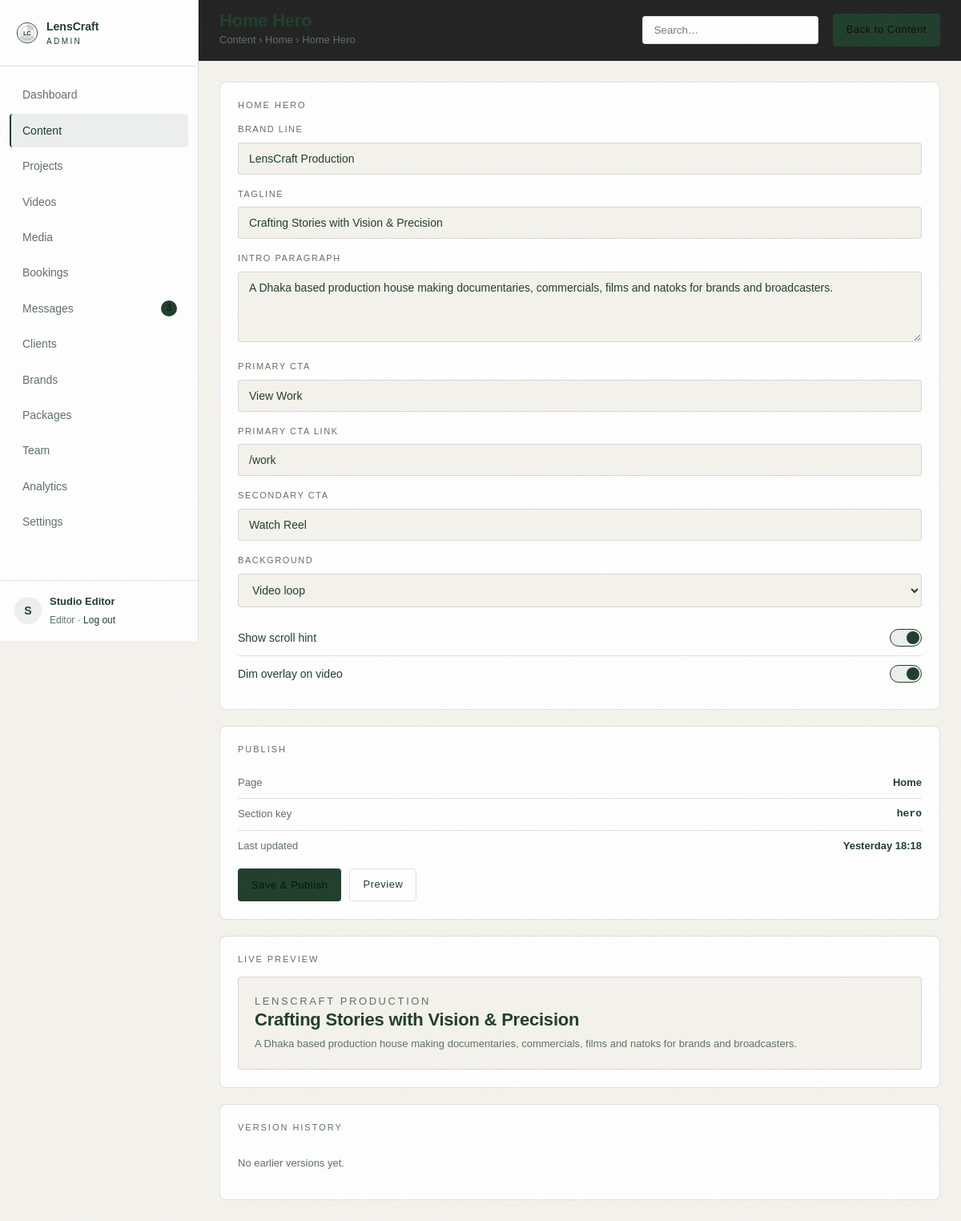
/admin/content/1/edit (signed in), run on the app's committed database.
### tables this page shows
CREATE TABLE IF NOT EXISTS users (
  id            INT UNSIGNED NOT NULL AUTO_INCREMENT,
  name          VARCHAR(120) NOT NULL,
  email         VARCHAR(160) NOT NULL,
  password_hash VARCHAR(255) NOT NULL,
  role          ENUM('owner','editor') NOT NULL DEFAULT 'editor',
  phone         VARCHAR(40)  NULL,
  last_login_at DATETIME     NULL,
  created_at    DATETIME     NOT NULL DEFAULT CURRENT_TIMESTAMP,
  PRIMARY KEY (id),
  UNIQUE KEY uniq_users_email (email)
);

CREATE TABLE IF NOT EXISTS content_sections (
  id          INT UNSIGNED NOT NULL AUTO_INCREMENT,
  page        VARCHAR(40)  NOT NULL,
  section_key VARCHAR(60)  NOT NULL,
  title       VARCHAR(120) NOT NULL,
  description VARCHAR(255) NULL,
  data        LONGTEXT     NULL,
  updated_by  INT UNSIGNED NULL,
  updated_at  DATETIME     NOT NULL DEFAULT CURRENT_TIMESTAMP,
  PRIMARY KEY (id),
  UNIQUE KEY uniq_section (page, section_key)
);

### app/Controllers/Controller.php (called while the page is built, shortened)
<?php
abstract class Controller
{
    protected function admin(string $template, array $data = []): void
    {
        $data['user'] = Auth::user();
        $data['settings'] = Settings::all();
        render($template, $data, 'admin');
    }
}

### app/Controllers/Admin/ContentController.php (called while the page is built, shortened)
<?php
class ContentController extends Controller
{
    public function edit(string $id): void
    {
        $section = Content::find((int) $id);
        $this->admin('admin.content.edit', [
            'pageTitle'    => $section['title'],
            'pageSubtitle' => 'Content › ' . ucfirst($section['page']) . ' › ' . $section['title'],
            'actionLabel'  => 'Back to Content',
            'actionUrl'    => url('/admin/content'),
            'activeNav'    => 'content',
            'section'      => $section,
            'fields'       => Content::fieldsFor($section),
            'values'       => Content::decode($section['data']),
            'revisions'    => Content::revisions((int) $id),
            'reels'        => Video::filtered('', '', ''),
        ]);
    }
}

### public/index.php (called while the page is built, shortened)
<?php
require __DIR__ . '/../app/bootstrap.php';
$router = new Router();
$path = parse_url($_SERVER['REQUEST_URI'] ?? '/', PHP_URL_PATH) ?: '/';
try {
    $router->dispatch($_SERVER['REQUEST_METHOD'] ?? 'GET', $path);
} catch (Throwable $e) {
    if (config('app_debug')) {
        http_response_code(500);
        echo '<pre style="background:#0B0B0B;color:#F5F5F5;padding:24px;font:13px/1.6 monospace">';
        echo e($e->getMessage()) . "\n\n" . e($e->getTraceAsString());
        echo '</pre>';
        exit;
    }
    error_log($e->getMessage());
    http_response_code(500);
    echo view('site.500', [], 'site');
}

### app/config.php (called while the page is built)
<?php
return array_merge([
    'app_name'    => 'LensCraft Production',
    'app_env'     => 'local',
    'app_debug'   => true,
    'base_url'    => '',
    'db' => [
        'host'    => '127.0.0.1',
        'port'    => 3306,
        'name'    => 'lenscraft',
        'user'    => 'root',
        'pass'    => '',
        'charset' => 'utf8mb4',
    ],
    'uploads' => [
        'video_dir'   => __DIR__ . '/../public/uploads/videos',
        'image_dir'   => __DIR__ . '/../public/uploads/images',
        'thumb_dir'   => __DIR__ . '/../public/uploads/thumbs',
        'temp_dir'    => __DIR__ . '/../storage/temp',
        'max_video'   => 2 * 1024 * 1024 * 1024,
        'max_image'   => 12 * 1024 * 1024,
        'chunk_size'  => 4 * 1024 * 1024,
        'video_types' => ['video/mp4', 'video/quicktime', 'video/x-matroska', 'video/webm'],
        'image_types' => ['image/jpeg', 'image/png', 'image/webp', 'image/gif', 'image/svg+xml'],
        'doc_types'   => ['application/pdf', 'text/plain'],
    ],
    'session_name' => 'lenscraft_admin',
    'timezone'     => 'Asia/Dhaka',
], file_exists(__DIR__ . '/config.local.php') ? require __DIR__ . '/config.local.php' : []);

### app/Support/Database.php (called while the page is built, shortened)
<?php
class Database
{
    private static ?PDO $pdo = null;
    public static function pdo(): PDO
    {
        if (self::$pdo instanceof PDO) {
            return self::$pdo;
        }
        $cfg = config('db');
        $dsn = sprintf('mysql:host=%s;port=%d;dbname=%s;charset=%s', $cfg['host'], $cfg['port'], $cfg['name'], $cfg['charset']);
        try {
            self::$pdo = new PDO($dsn, $cfg['user'], $cfg['pass'], [
                PDO::ATTR_ERRMODE            => PDO::ERRMODE_EXCEPTION,
                PDO::ATTR_DEFAULT_FETCH_MODE => PDO::FETCH_ASSOC,
                PDO::ATTR_EMULATE_PREPARES   => false,
            ]);
        } catch (PDOException $e) {
            throw new RuntimeException(
                'Database connection failed. Start MySQL in XAMPP and import database/schema.sql. (' . $e->getMessage() . ')',
                0,
                $e
            );
        }
        return self::$pdo;
    }
    public static function run(string $sql, array $params = []): PDOStatement
    {
        $stmt = self::pdo()->prepare($sql);
        $stmt->execute($params);
        return $stmt;
    }
    public static function first(string $sql, array $params = []): ?array
    {
        $row = self::run($sql, $params)->fetch();
        return $row === false ? null : $row;
    }
    public static function value(string $sql, array $params = [], mixed $default = null): mixed
    {
        $value = self::run($sql, $params)->fetchColumn();
        return $value === false ? $default : $value;
    }
}

### app/Models/Content.php (called while the page is built, shortened)
<?php
class Content
{
    public static function find(int $id): ?array
    {
        return Database::first('SELECT * FROM content_sections WHERE id = ?', [$id]);
    }
}

### app/bootstrap.php (called while the page is built, shortened)
<?php
require __DIR__ . '/helpers.php';
spl_autoload_register(static function (string $class): void {
    $relative = str_replace('\\', DIRECTORY_SEPARATOR, substr($class, 4));
    $file = __DIR__ . DIRECTORY_SEPARATOR . $relative . '.php';
});

### app/Models/Message.php (called while the page is built, shortened)
<?php
class Message
{
    public static function unreadCount(): int
    {
        return (int) Database::value('SELECT COUNT(*) FROM messages WHERE status = "unread"', [], 0);
    }
}

### app/Support/Auth.php (called while the page is built, shortened)
<?php
class Auth
{
    public static function user(): ?array
    {
        static $cached = null;
        if ($cached === null) {
            $cached = Database::first('SELECT * FROM users WHERE id = ? LIMIT 1', [$_SESSION['user_id']]);
        }
        return $cached;
    }
}

### app/Views/admin/content/edit.php (the view, shortened to what this page needs)
<form method="post" action="<?= url('/admin/content/' . $section['id']) ?>" class="cols cols--2-1 form">
    <div class="stack">
        <article class="card">
            <h2 class="card__label"><?= e(strtoupper($section['title'])) ?></h2>
            <?php foreach ($fields as $key => $meta): ?>
                <?php $type = $meta['type'] ?? 'text'; ?>
                <?php if ($type === 'textarea'): ?>
                    <label class="field">
                        <span><?= e($meta['label']) ?></span>
                        <textarea name="<?= e($key) ?>" rows="4"><?= e((string) ($values[$key] ?? '')) ?></textarea>
                    </label>
                <?php elseif ($type === 'select'): ?>
                    <label class="field">
                        <span><?= e($meta['label']) ?></span>
                        <select name="<?= e($key) ?>">
                            <?php foreach (($meta['options'] ?? []) as $optionValue => $optionLabel): ?>
                                <option value="<?= e((string) $optionValue) ?>" <?= ($values[$key] ?? '') === (string) $optionValue ? 'selected' : '' ?>>
                                    <?= e($optionLabel) ?>
                                </option>
                            <?php endforeach; ?>
                        </select>
                    </label>
                <?php elseif ($type === 'toggle'): ?>
                    <label class="switch-row">
                        <span><?= e($meta['label']) ?></span>
                        <span class="switch"><input type="checkbox" name="<?= e($key) ?>" <?= ($values[$key] ?? '0') === '1' ? 'checked' : '' ?>><i></i></span>
                    </label>
                <?php else: ?>
                    <label class="field">
                        <span><?= e($meta['label']) ?></span>
                        <input type="text" name="<?= e($key) ?>" value="<?= e((string) ($values[$key] ?? '')) ?>">
                    </label>
                <?php endif; ?>
            <?php endforeach; ?>
        </article>
    </div>
    <div class="stack">
        <article class="card">
            <h2 class="card__label">PUBLISH</h2>
            <ul class="kv">
                <li><span>Page</span><strong><?= e(ucfirst($section['page'])) ?></strong></li>
                <li><span>Section key</span><strong class="mono"><?= e($section['section_key']) ?></strong></li>
                <li><span>Last updated</span><strong><?= e(time_ago($section['updated_at'])) ?></strong></li>
            </ul>
            <div class="btn-row">
                <button class="btn btn--primary btn--sm" type="submit">Save &amp; Publish</button>
                <a class="btn btn--ghost btn--sm" href="<?= url($section['page'] === 'home' ? '/' : '/' . $section['page']) ?>" target="_blank" rel="noopener">Preview</a>
            </div>
        </article>
        <article class="card">
            <h2 class="card__label">LIVE PREVIEW</h2>
            <div class="preview">
                <p class="preview__eyebrow"><?= e((string) ($values['brand_line'] ?? ucfirst($section['page']))) ?></p>
                <h3><?= e((string) ($values['tagline'] ?? $values['heading'] ?? $section['title'])) ?></h3>
                <p><?= e(excerpt((string) ($values['intro'] ?? $values['subheading'] ?? $values['body'] ?? ''), 160)) ?></p>
            </div>
        </article>
    </div>
</form>
<article class="card">
    <h2 class="card__label">VERSION HISTORY</h2>
    <ul class="section-list">
        <?php if (!$revisions): ?><li class="empty">No earlier versions yet.</li><?php endif; ?>
    </ul>
</article>

### app/Support/Router.php (shortened to what this page needs)
<?php
class Router
{
    private array $routes = ['GET' => [], 'POST' => []];
    private function add(string $method, string $path, callable|string $handler): void
    {
        $params = [];
        $pattern = preg_replace_callback('~\{(\w+)\}~', static function (array $m) use (&$params): string {
            $params[] = $m[1];
            return '([^/]+)';
        }, '/' . trim($path, '/'));
        $this->routes[$method][] = [
            'pattern' => '~^' . rtrim((string) $pattern, '/') . '/?$~',
            'handler' => $handler,
            'params'  => $params,
        ];
    }
    public function dispatch(string $method, string $path): void
    {
        $path = '/' . trim($path, '/');
        $method = $method === 'POST' ? 'POST' : 'GET';
        foreach ($this->routes[$method] as $route) {
            if (preg_match($route['pattern'], $path, $matches)) {
                array_shift($matches);
                $this->call($route['handler'], $matches);
                return;
            }
        }
    }
    private function call(callable|string $handler, array $args): void
    {
        if (is_string($handler)) {
            [$class, $method] = explode('@', $handler);
            $controller = new $class();
            $controller->{$method}(...$args);
            return;
        }
    }
}

### app/Views/layouts/admin.php (shortened to what this page needs)
<?php
$user = $user ?? [];
$activeNav = $activeNav ?? '';
$unread = Message::unreadCount();
$navItems = [
    ['key' => 'dashboard', 'label' => 'Dashboard', 'url' => url('/admin')],
    ['key' => 'content',   'label' => 'Content',   'url' => url('/admin/content')],
    ['key' => 'projects',  'label' => 'Projects',  'url' => url('/admin/projects')],
    ['key' => 'videos',    'label' => 'Videos',    'url' => url('/admin/videos')],
    ['key' => 'media',     'label' => 'Media',     'url' => url('/admin/media')],
    ['key' => 'bookings',  'label' => 'Bookings',  'url' => url('/admin/bookings')],
    ['key' => 'messages',  'label' => 'Messages',  'url' => url('/admin/messages'), 'badge' => $unread],
    ['key' => 'clients',   'label' => 'Clients',   'url' => url('/admin/clients')],
    ['key' => 'brands',    'label' => 'Brands',    'url' => url('/admin/brands')],
    ['key' => 'packages',  'label' => 'Packages',  'url' => url('/admin/packages')],
    ['key' => 'team',      'label' => 'Team',      'url' => url('/admin/team')],
    ['key' => 'analytics', 'label' => 'Analytics', 'url' => url('/admin/analytics')],
    ['key' => 'settings',  'label' => 'Settings',  'url' => url('/admin/settings')],
];
?>
<!doctype html>
<html lang="en">
<head>
    <link rel="stylesheet" href="<?= asset('css/site.css') ?>">
    <link rel="stylesheet" href="<?= asset('css/admin.css') ?>">
</head>
<body class="admin">
<aside class="sidebar" id="sidebar">
    <a class="sidebar__brand" href="<?= url('/admin') ?>">
        <img src="<?= asset('img/logo.svg') ?>" alt="" width="28" height="28">
        <span>LensCraft<small>ADMIN</small></span>
    </a>
    <nav class="sidebar__nav">
        <?php foreach ($navItems as $item): ?>
            <a href="<?= $item['url'] ?>" class="<?= $activeNav === $item['key'] ? 'is-active' : '' ?>">
                <?= e($item['label']) ?>
                <?php if (!empty($item['badge'])): ?><i class="dot"><?= (int) $item['badge'] ?></i><?php endif; ?>
            </a>
        <?php endforeach; ?>
    </nav>
    <div class="sidebar__user">
        <span class="avatar"><?= e(mb_substr($user['name'] ?? 'A', 0, 1)) ?></span>
        <div>
            <strong><?= e($user['name'] ?? 'Admin') ?></strong>
            <small><?= e(ucfirst($user['role'] ?? 'editor')) ?> · <a href="<?= url('/admin/logout') ?>">Log out</a></small>
        </div>
    </div>
</aside>
<div class="main">
    <header class="topbar">
        <div class="topbar__title">
            <h1><?= e($pageTitle ?? 'Dashboard') ?></h1>
            <p><?= e($pageSubtitle ?? '') ?></p>
        </div>
        <form class="topbar__search" method="get" action="<?= e(strtok($_SERVER['REQUEST_URI'] ?? url('/admin'), '?')) ?>">
            <input type="search" name="q" value="<?= e((string) request('q', '')) ?>" placeholder="Search…">
        </form>
        <?php if (!empty($actionLabel)): ?>
            <a class="btn btn--primary btn--sm" href="<?= e($actionUrl ?? '#') ?>"><?= e($actionLabel) ?></a>
        <?php endif; ?>
    </header>
    <div class="content">
        <?= $content ?>
    </div>
</div>
</body>
</html>

### data on the page
users: name "S", name "Studio Editor", role "Editor"
content_sections: title "HOME HERO", page "Home", section_key "hero", updated_at "Yesterday 18:18"

### other printed values
$item['label'] "Dashboard"
$item['label'] "Content"
$item['label'] "Projects"
$item['label'] "Videos"
$item['label'] "Media"
$item['label'] "Bookings"
$item['label'] "Messages"
$item['badge'] "3"
$item['label'] "Clients"
$item['label'] "Brands"
$item['label'] "Packages"
$item['label'] "Team"
$item['label'] "Analytics"
$item['label'] "Settings"
$meta['label'] "BRAND LINE"
